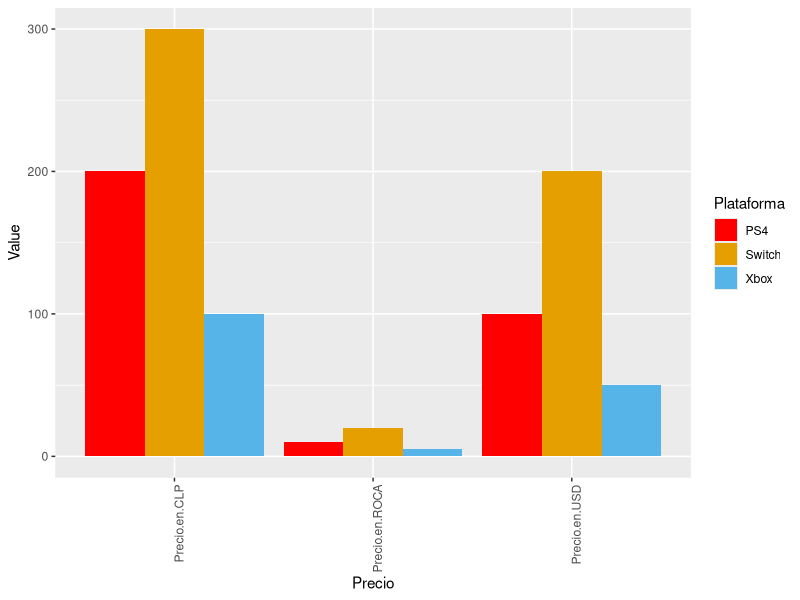

This chart was generated by the following R code:
## ---- chunk 1
knitr::opts_chunk$set(echo = TRUE)
## ---- chunk 2
data <- data.frame(Nombres = c('Tomas', 'Tomas', 'Tomas', 'Tomas', 'Martin', 'Martin', 'Martin', 'Martin'),
                   Dias = c("2020-02-10", "2020-02-10", "2020-02-11", "2020-02-11", "2020-02-10", '2020-02-10',
                            '2020-02-11', '2020-02-11'), Pasos = c(NA, 12, 13, 22, NA, 26, 42, 12))
aux <- tapply(data$Pasos,data$Nombres, mean, na.rm = TRUE); aux ; cat("Los names son", names(aux))
aux2 <- match(data$Nombres, names(aux)) ; cat("Las posiciones que hacen match son", aux2)
aux3 <- data$Nombres %in% names(aux)
cat("Los valores para esas posiciones son", aux[aux2])
## ---- chunk 3
library(dplyr)
## ---- chunk 4
data <- data.frame( a = c(1,NA,NA,5), b = c(1,3,6,4))
aux <- coalesce(data$a,data$b); cat("El nuevo vector queda de la forma", aux)
data$a <- aux ; head(data$a) #Sustituyo el vector
## ---- chunk 5
library(lubridate)
date <- "2012-04-11"
class(date)
date <- ymd(date)
class(date)
## ---- chunk 6
ayuda <- data.frame("a" = c("Hola","Hola","Chao","Como"), 'b' = c(2,2,3,4))
tabla <- table(ayuda$a); cat("Las palabras de la columna a se repiten:", names(tabla), tabla)
## ---- chunk 7
data <- data.frame("Plataforma" = c("Switch", "PS4", "Xbox"), "Precio en USD" = c(200,100,50),
                   "Precio en CLP" = c(300,200,100), "Precio en ROCA" = c(20,10,5)); data
## ---- chunk 8
library(tidyr)
## ---- chunk 9
data2 <- data %>% gather(Precio, Value, -Plataforma); data2
## ---- chunk 10
library(ggplot2)
## ---- chunk 11
ggplot(data2, aes(x = Precio, y = Value, fill = Plataforma)) + geom_col(position = "dodge") + 
        theme(axis.text.x = element_text(angle = 90, hjust = 1)) +
        scale_fill_manual(values=c("red", "#E69F00", "#56B4E9"))
